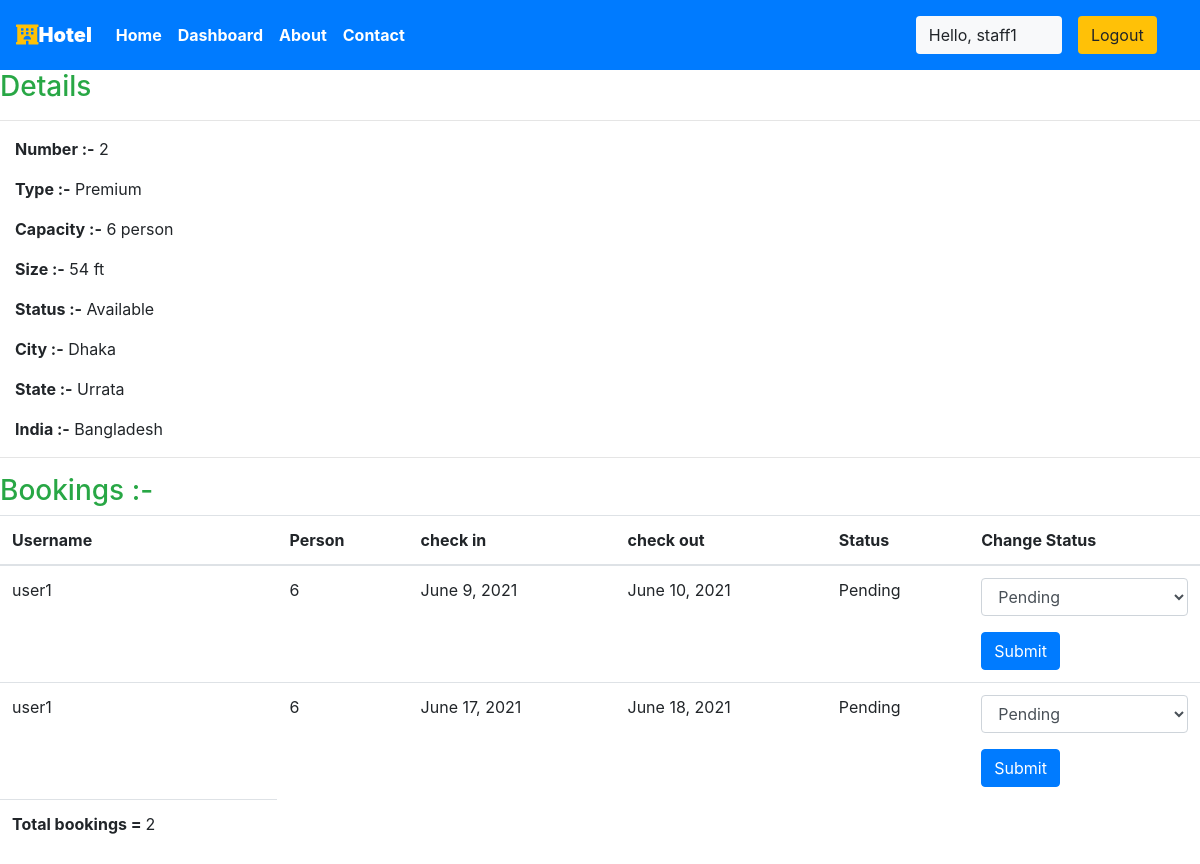
The page /staff/panel/view-room?roomid=7 (signed in) on the database as committed earlier.
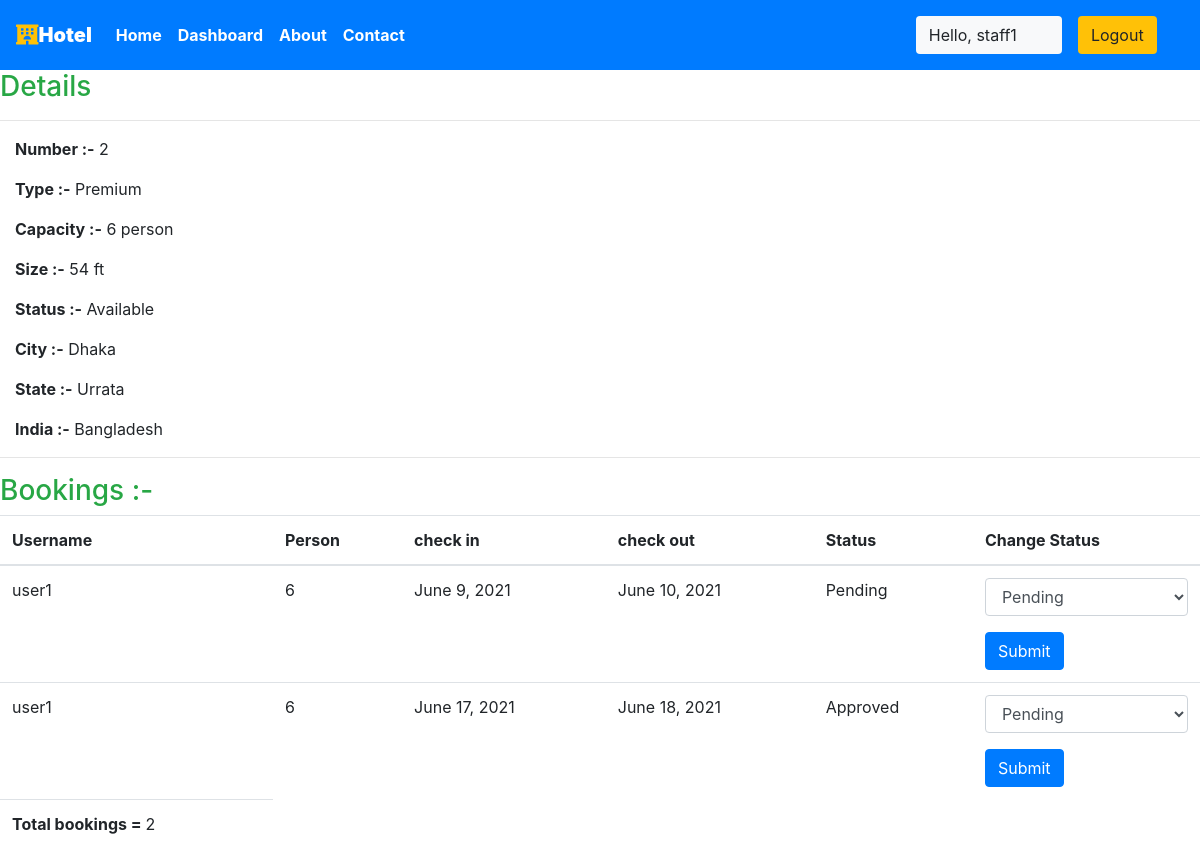
The same page on the database as committed later.
### main/models.py (models this page shows, shortened)
class Reservation(models.Model):
    Reservation_STATUS = (
    ("1", "Pending"),
    ("2", "Approved"),
    ("3", "Canceled"),
    )
    status=models.CharField(choices=Reservation_STATUS, max_length=15, default="Pending")
    id = models.AutoField(primary_key=True)
    check_in = models.DateField(auto_now =False)
    check_out = models.DateField()
    room = models.ForeignKey(Room, on_delete = models.CASCADE)
    guest = models.ForeignKey(CustomUser, on_delete= models.CASCADE)
    booking_id = models.CharField(max_length=100,default="null")

class CustomUser(AbstractUser):
     date_of_birth = models.DateField(verbose_name=_("Date of birth"), blank=True, null=True)
     address1 = models.CharField(verbose_name=_("Address line 1"), max_length=1024, blank=True, null=True)
     zip_code = models.CharField(verbose_name=_("Postal Code"), max_length=12, blank=True, null=True)
     city = models.CharField(verbose_name=_("City"), max_length=1024, blank=True, null=True)
     country = CountryField(blank=True, null=True)
     phone_regex = RegexValidator(regex=r"^\+(?:[0-9]●?){6,14}[0-9]$", message=_("Enter a valid international mobile phone number starting with +(country code)"))
     mobile_phone = models.CharField(validators=[phone_regex], verbose_name=_("Mobile phone"), max_length=17, blank=True, null=True)
     photo = models.ImageField(verbose_name=_("Photo"), upload_to='photos/', default='photos/default-user-avatar.png')
     class Meta:
         ordering = ['last_name']

class Room(models.Model):
    ROOM_STATUS = (
    ("1", "available"),
    ("2", "not available"),
    )
    ROOM_TYPE = (
    ("1", "Premium"),
    ("2", "Deluxe"),
    ("3","Basic"),
    )
    id = models.AutoField(primary_key=True)
    room_type = models.CharField(max_length=50,choices = ROOM_TYPE)
    capacity = models.IntegerField()
    price = models.IntegerField()
    size = models.IntegerField()
    hotel = models.ForeignKey(Hotel, on_delete = models.CASCADE)
    status = models.CharField(choices =ROOM_STATUS,max_length = 15)
    roomnumber = models.IntegerField()
    photo=models.ImageField(upload_to='room/', null=True, blank=True)
    Services=models.CharField(max_length=30,null=True)

### main/views.py (the view)
# urls.py: path('staff/panel/view-room', views.view_room,name="viewroom"),
@login_required(login_url='/staff')
def view_room(request):
    room_id = request.GET['roomid']
    room = Room.objects.all().get(id=room_id)
    reservation = Reservation.objects.all().filter(room=room)
    return HttpResponse(render(request,'staff/viewroom.html',{'room':room,'reservations':reservation}))

### main/templatetags/app_tags.py (called while the page is built)
@register.filter(name='has_group')
def has_group(user, group_name):
    group = Group.objects.get(name=group_name)
    return True if group in user.groups.all() else False

### templates/staff/viewroom.html (shortened to what this page needs)
 {% extends 'basic.html' %} {% block title %}View Room {% endblock title %}
  {% block body %}
<h3 class="text-success"> Details</h3>
<hr>
<div class="container mx-0 ">
    <p><b>Number :-</b> {{room.roomnumber}}</p>
    <p><b>Type :-</b> {{room.get_room_type_display}}</p>
    <p><b>Capacity :-</b> {{room.capacity}} person</p>
    <p><b>Size :-</b> {{room.size}} ft</p>
    <p><b>Status :-</b> {{room.get_status_display| capfirst}} </p>
    <p><b>City :-</b> {{room.hotel.location| capfirst}} </p>
    <p><b>State :-</b> {{room.hotel.state| capfirst}} </p>
    <p><b>India :-</b> {{room.hotel.country| capfirst}} </p>
</div>
<hr> {% if reservations %}
<h3 class="text-success">Bookings :-</h3>
<table class="table">
    <thead>
        <th>Username</th>
        <th>Person</th>
        <th>check in</th>
        <th>check out</th>
        <th>Status</th>
        <th>Change Status</th>
    </thead>
    {% for each_detail in reservations %}
    <tr>
        <td>{{each_detail.guest.username}}</td>
        <td>{{each_detail.room.capacity}}</td>
        <td>{{each_detail.check_in}}</td>
        <td>{{each_detail.check_out}}</td>
        <td>{{each_detail.get_status_display}}</td>
        <td>
        <form action="/staff/panel/change-status" method="POST" enctype="multipart/form-data">
                <div class="form-group">
                  <select class="form-control" name="status" id="roomtype">
                    <option value="1">Pending</option>
                  </select>
                </div>
                <button type="submit" class="btn btn-primary">Submit</button>
              </form>
    {% endfor %}
        </td>
    </tr>
    <tr>
        <td><b>Total bookings = </b>{{reservations | length}}</td>
    </tr>
</table>
{% else %}
<p>No details found</p>
{% endif %}
 {% endblock body %}

Rows that differ between the two databases and show on the page:
changed Reservation: status "Pending" → "Approved"
